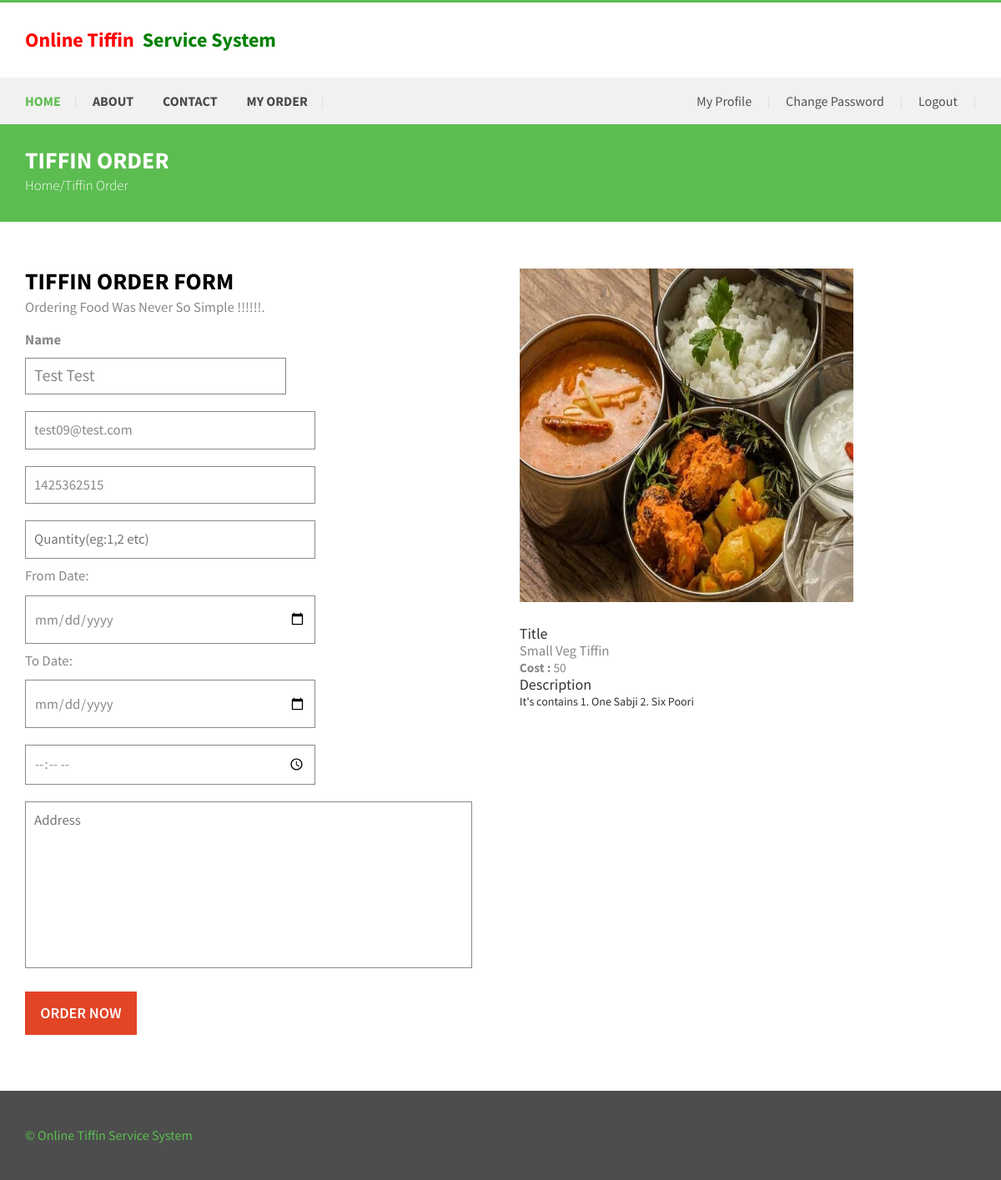
Screenshot of /otss/order.php?oid=1 (signed in) with the database file from the repository.
### tables this page shows
CREATE TABLE `tbluser` (
  `ID` int(10) NOT NULL,
  `FullName` varchar(200) DEFAULT NULL,
  `MobileNumber` bigint(10) DEFAULT NULL,
  `Email` varchar(200) DEFAULT NULL,
  `Password` varchar(200) DEFAULT NULL,
  `RegDate` timestamp NULL DEFAULT current_timestamp()
);

CREATE TABLE `tbltiffin` (
  `ID` int(10) NOT NULL,
  `Type` varchar(120) DEFAULT NULL,
  `Title` varchar(200) NOT NULL,
  `Description` mediumtext DEFAULT NULL,
  `Cost` int(10) DEFAULT NULL,
  `Image` varchar(120) DEFAULT NULL,
  `PostDate` timestamp NULL DEFAULT current_timestamp()
);

### otss/order.php (the view, shortened to what this page needs)
<?php
include('includes/dbconnection.php');
if (strlen($_SESSION['otssuid']==0)) {
  header('location:logout.php');
  } else{
?>
<!DOCTYPE html>
<html>
<head>
<link href="css/bootstrap.css" rel='stylesheet' type='text/css' />
<link href="css/style.css" rel="stylesheet" type="text/css" media="all" />
<link href="css/animate.css" rel='stylesheet' type='text/css' />
</head>
<body>
	<div class="header">
		<?php include_once('includes/header.php');?>
	<div class="contact-section-page">
		<div class="contact-head">
		    <div class="container">
				<h3>Tiffin Order</h3>
				<p>Home/Tiffin Order</p>
			</div>
		</div>
		<div class="contact_top">
			 		<div class="container">
			 			<div class="col-md-8 contact_left wow fadeInRight" data-wow-delay="0.4s">
			 				<h4>Tiffin Order Form</h4>
			 				<p>Ordering Food Was Never So Simple !!!!!!.</p>
							  <form method="post">
								 <div class="form_details">
<?php
$uid=$_SESSION['otssuid'];
$sql ="SELECT Email,FullName,MobileNumber FROM tbluser WHERE ID=:uid";
$query= $dbh -> prepare($sql);
$query-> bindParam(':uid', $uid, PDO::PARAM_STR);
$query-> execute();
$results = $query -> fetchAll(PDO::FETCH_OBJ);
foreach ($results as $result) {
?>
<p><strong>Name</strong><br />
<input type="text" class="text" placeholder="Name" readonly="true" name="fullname" value="<?php echo htmlentities($result->FullName)?>"></p>
<input type="text" class="text" placeholder="Email Address"  readonly="true" name="email" value="<?php echo htmlentities($result->Email)?>">
<input type="text" class="text" placeholder="Mobile Number" maxlength="10" pattern="[0-9]+" readonly="true" name="mobnum" value="<?php echo htmlentities($result->MobileNumber)?>">
								<?php } ?>
									 <input type="text" class="text" placeholder="Quantity(eg:1,2 etc)"  required="true" name="quantity">
									  <div class="clearfix"> </div>
									<p>From Date: </p>
									 <input type="date" required="true" name="fromdate"  style="margin-top: -1%">
									 <div class="clearfix" style="padding-top: 20px"> </div>
									 <p>To Date: </p>
									 <input type="date" required="true" name="todate" style="margin-top: -1%">
									 <div class="clearfix" style="padding-top: 20px"> </div>
									 <input type="time" required="true" name="time" placeholder="Tiffin Required Time">
									 <div class="clearfix" style="padding-top: 20px"> </div>
									 <textarea name="address" rows="2" placeholder="Address" required="true"></textarea>
<div class="clearfix" style="padding-top: 20px"> </div>
									 <div class="sub-button wow swing animated" data-wow-delay= "0.4s">
									 	<input name="submit" type="submit" value="Order Now" >
									 </div>
						          </div>
						       </form>
					        </div>
					        <div class="col-md-6 company-right wow fadeInLeft" data-wow-delay="0.4s">
					        	<?php
					        	$oid=$_GET['oid'];
                   $sql="SELECT * from tbltiffin where ID=$oid";
$query = $dbh -> prepare($sql);
$query->execute();
$results=$query->fetchAll(PDO::FETCH_OBJ);
$cnt=1;
if($query->rowCount() > 0)
{
foreach($results as $row)
{               ?>
					        	<div>
			<img src="admin/images/<?php echo $row->Image;?>" width="400" height="400" />
		</div>
	  <div class="company-right">
					        	<div class="company_ad">
							     		<h4>Title</h4>
							     		<span><?php  echo htmlentities($row->Title);?></span>
											 <p><strong>Cost :</strong>  <?php  echo htmlentities($row->Cost);?></p>
							   		</div>
									</div>
									<div class="follow-us">
										<h4>Description</h4>
										<?php  echo htmlentities($row->Description);?>
									</div>
							 </div>
							 <?php $cnt=$cnt+1;}} ?>
						</div>
					</div>
	</div>
	<?php include_once('includes/footer.php');?>
</body>
</html><?php }  ?>

### otss/css/style.css (style rules this page uses)
body { padding:0; margin:0; font-family: 'Source Sans Pro', sans-serif; }
input[type="button"],input[type="submit"] { transition:0.5s all; -webkit-transition:0.5s all; -moz-transition:0.5s all; -o-transition:0.5s all; -ms-transition:0.5s all; }
h1,h2,h3,h4,h5,h6 { margin:0; }
p { margin:0; }
.header { border-top: 3px solid #5BBD50; }
.contact-head { padding: 3.2em 0; background: #5BBD50; }
.contact-head h3 { text-align: left; color: #fff; font-size: 2em; text-transform: uppercase; font-weight: 700; }
.contact_top { padding:4em 0 3em 0; }
.contact-head p { text-align: left; color: #fff; font-size: 1.2em; font-weight: 300; margin: 0.2em auto; }
.contact_left p { color:#999; font-size:0.85em; line-height:1.5em; margin-bottom: 1em; }
.form_details input[type="text"], .form_details input[type="email"],.form_details input[type="time"],.form_details input[type="date"],.form_details textarea { padding: 10px; width: 65%; font-size: 1.2em; margin: 10px 0px; border: 1px solid #8A8888; color: #8A8888; background: none; -webkit-appearance: none; float: left; outline: none; font-weight: 500; }
.form_details textarea { height:200px; resize:none; width:100%; }
.form_details input[type="submit"] { margin-top:1em; color: #fff; font-size: 1.3em; padding: 0.7em 1em; -webkit-appearance:none; text-transform: uppercase; display: inline-block; -webkit-transition: all 0.3s ease-out; -moz-transition: all 0.3s ease-out; -ms-transition: all 0.3s ease-out; -o-transition: all 0.3s ease-out; transition: all 0.3s ease-out; font-weight:600; border:none; text-transform:uppercase; outline: none; cursor: pointer; background:#E24426; }
.sub-button { margin-bottom: 25px; }
.company_ad { margin-top: 2em; }
.contact_left h4 { font-size: 2em; text-transform: uppercase; color: #000000; font-weight: 700; margin-bottom: 5px; }
.contact_left p { text-align: left; color: #8A8888; font-size: 1.2em; font-weight: 500; width: 90%; line-height: 1.3em; }
.company_ad span { font-size: 1.2em; line-height: 1.2em; color:#8A8888; font-weight: 400; }
.company_ad p { font-size: 1.1em; line-height: 1.3em; color: #8A8888; }
.contact_left { padding: 0; width: 47%; margin-right: 5%; }
.company-right { padding: 0; width: 48%; }
@media screen and (max-width:1280px) { .contact-head { padding: 2em 0; } }

### rows the page displays
tbluser: fullname "Test Test", email "test09@test.com", mobnum "1425362515"
tbltiffin: Image (picture), Title "Small Veg Tiffin", Cost "50", Description "It's contains 1. One Sabji 2. Six Poori"
